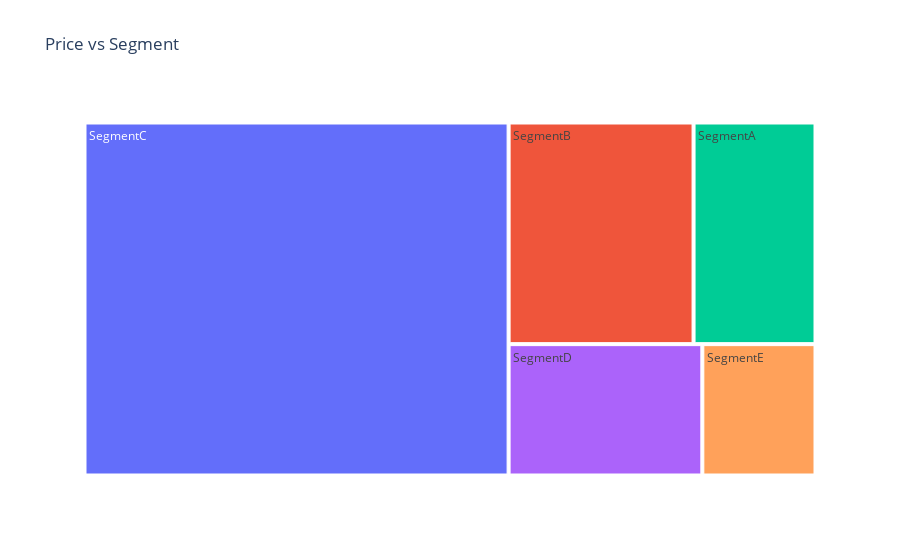

Notebook code cell kept with this figure:
### Code cell
px.treemap(db.groupby(by='Segment').count().reset_index(), path=['Segment'], labels='Segment', 
           values='Price_euro', title='Price vs Segment')

### Figure 1 — Plotly figure (JSON) as saved in the notebook; plotly's stock layout.template omitted (floating-point values rounded to 4 significant figures)
{"data": [{"branchvalues": "total", "domain": {"x": [0, 1], "y": [0, 1]}, "hovertemplate": "labels=%{label}<br>Price_euro=%{value}<br>parent=%{parent}<br>id=%{id}<extra></extra>", "ids": ["SegmentA", "SegmentB", "SegmentC", "SegmentD", "SegmentE"], "labels": ["SegmentA", "SegmentB", "SegmentC", "SegmentD", "SegmentE"], "name": "", "parents": ["", "", "", "", ""], "type": "treemap", "values": [360, 546, 1994, 339, 198]}], "layout": {"legend": {"tracegroupgap": 0}, "title": {"text": "Price vs Segment"}}}
